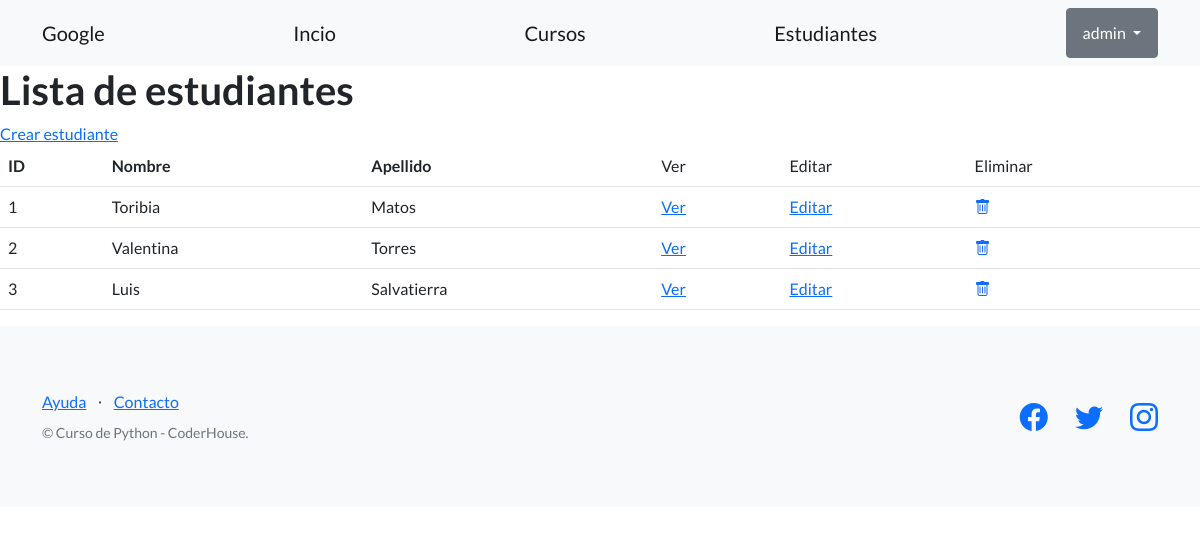
The app's page /estudios/estudiantes/ (signed in), older data.
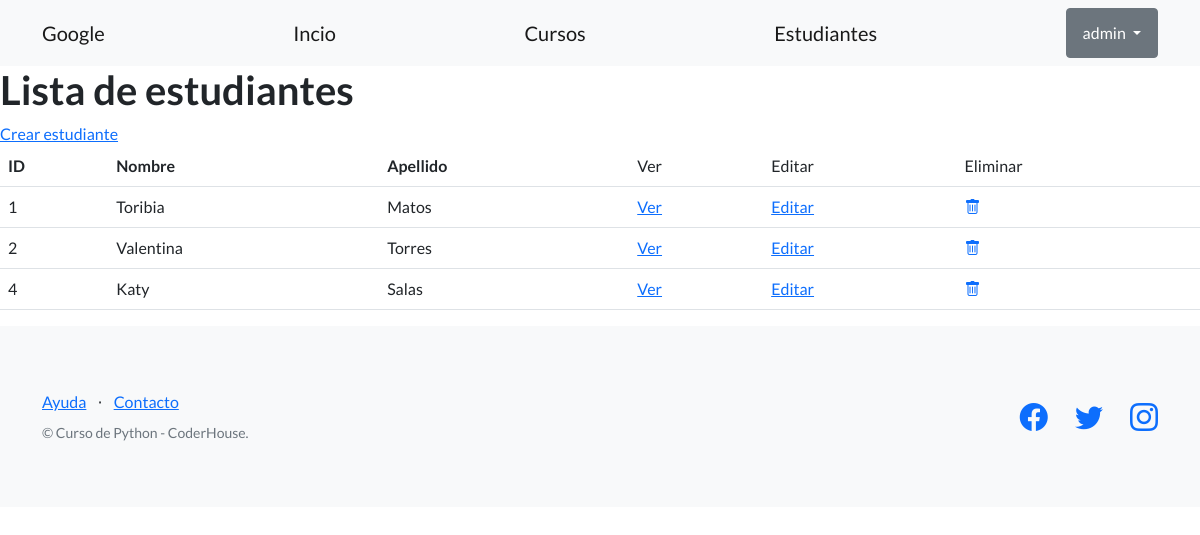
The same page, newer data.
### control_estudios/models.py (models this page shows, shortened)
class Estudiante(models.Model):
    nombre=models.CharField(max_length=256)
    apellido=models.CharField(max_length=256)
    fecha_nacimiento=models.DateField(blank=True, null=True)
    email=models.EmailField(blank=True)
    telefono=models.CharField(max_length=20, blank=True)#Buenas practicas para este tipo de datos
    dni=models.CharField(max_length=32)
    creador= models.ForeignKey(User, on_delete=models.SET_NULL, null=True)

### control_estudios/views.py (the view)
# urls.py: path("estudiantes/",EstudianteListView.as_view(), name="lista_estudiantes"),
class EstudianteListView(LoginRequiredMixin, ListView):
     model=Estudiante
     template_name='control_estudios/lista_estudiantes.html'

### control_estudios/templates/control_estudios/lista_estudiantes.html
{% extends "control_estudios/base.html" %}
{% block contenido %}
<section>
    <div>
        <h1>Lista de estudiantes</h1>
        <a href="{% url 'crear_estudiante' %}">Crear estudiante</a>
        <br>
        <table class="table">
            <tbody>
                <tr>
                    <th>ID</th>
                    <th>Nombre</th>
                    <th>Apellido</th>
                    <td>Ver</td>
                    <td>Editar</td>
                    <td>Eliminar</td>
                </tr>
                {% for alumno in object_list %}
                <tr>
                    <td>{{ alumno.id }}</td>
                    <td>{{ alumno.nombre }}</td>
                    <td>{{ alumno.apellido }}</td>
                    <td>
                        <a href="{% url 'ver_estudiante' alumno.id %}">Ver</a>
                    </td>
                    <td>
                        <a href="{% url 'editar_estudiante' alumno.id %}">Editar</a>
                    </td>
                    <td>
                        <a href="{% url 'eliminar_estudiante' alumno.id %}">
                          <i class="bi bi-trash"></i>
                        </a>
                    </td>
                </tr>
                {% endfor %}
            </tbody>
        </table>
    </div>
</section>
{% endblock contenido %}

Row changes from the older to the newer data that the page shows:
removed Estudiante: id "3", nombre "Luis", apellido "Salvatierra"
added Estudiante: id "4", nombre "Katy", apellido "Salas"
